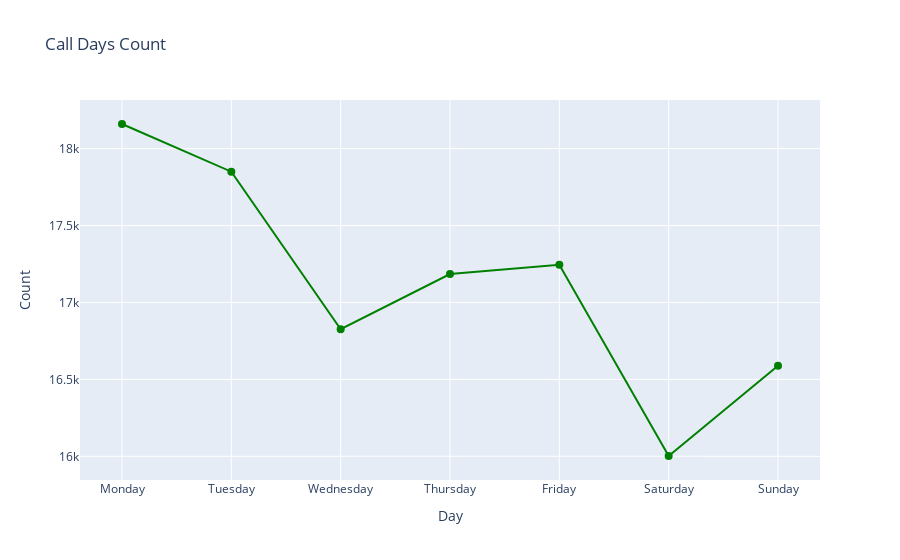

Notebook code for this chart:
### Code cell
# Filter DataFrame to include all days
df_all_days = df1[df1['DayName'].isin(['Monday', 'Tuesday', 'Wednesday', 'Thursday', 'Friday', 'Saturday', 'Sunday'])]

# Set 'DayName' to a categorical type with custom order
custom_order = ['Monday', 'Tuesday', 'Wednesday', 'Thursday', 'Friday', 'Saturday', 'Sunday']
df_all_days['DayName'] = pd.Categorical(df_all_days['DayName'], categories=custom_order, ordered=True)

# Create a line chart with Plotly graph_objects
fig = go.Figure()

fig.add_trace(go.Scatter(
    x=df_all_days['DayName'].value_counts().sort_index().index,
    y=df_all_days['DayName'].value_counts().sort_index().values,
    mode='lines+markers',
    line=dict(color='green'),
    marker=dict(color='green', size=8),
    text=df_all_days['Hour'].value_counts().sort_index().values,
    textposition='top center',  # Adjust text position here
))

fig.update_layout(
    title="Call Days Count",
    xaxis_title="Day",
    yaxis_title="Count",
    xaxis=dict(tickvals=list(range(7))),
)

# Show the plot
fig.show()

### Figure 1 — Plotly figure (JSON) as saved in the notebook; plotly's stock layout.template omitted (floating-point values rounded to 4 significant figures)
{"data": [{"line": {"color": "green"}, "marker": {"color": "green", "size": 8}, "mode": "lines+markers", "text": [879, 542, 411, 324, 307, 434, 1390, 2624, 3821, 8052, 13128, 12298, 8264, 10238, 9646, 9586, 8756, 5636, 6026, 5437, 4889, 3592, 2211, 1366], "textposition": "top center", "type": "scatter", "x": ["Monday", "Tuesday", "Wednesday", "Thursday", "Friday", "Saturday", "Sunday"], "y": [18160, 17850, 16826, 17185, 17245, 16002, 16589]}], "layout": {"title": {"text": "Call Days Count"}, "xaxis": {"tickvals": [0, 1, 2, 3, 4, 5, 6], "title": {"text": "Day"}}, "yaxis": {"title": {"text": "Count"}}}}
